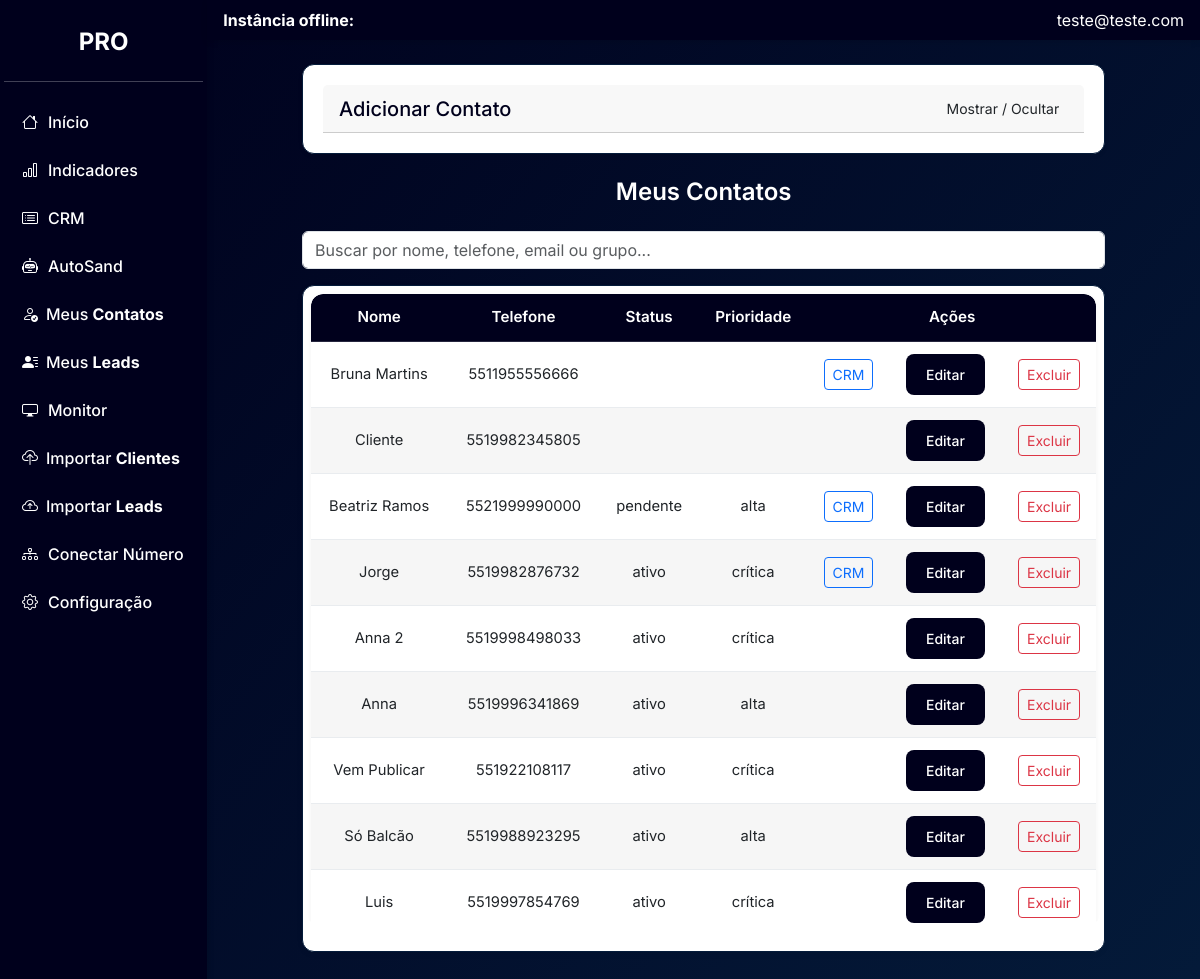
The page /painel&loc=contato (signed in) on the database its author committed.
### tables this page shows
CREATE TABLE contatos (
  id INTEGER PRIMARY KEY AUTOINCREMENT,
  telefone TEXT NOT NULL,
  nome TEXT,
  email TEXT,
  status TEXT,
  etiqueta TEXT,
  mensagem TEXT,
  informacao TEXT,
  retorno TEXT,
  data TEXT,
  prioridade TEXT,
  variavelA TEXT,
  variavelB TEXT,
  variavelC TEXT,
  data_alteracao TEXT,
  data_criacao TEXT DEFAULT CURRENT_TIMESTAMP,
  ultimo_envio TEXT,
  grupoA TEXT,
  grupoB TEXT,
  grupoC TEXT,
  ultima_mensagem TEXT
, `notifica` TEXT);

### app/pages/contato.php (the view, shortened to what this page needs)
<?php
$pastaHash = sha1($_SESSION['email']);
$caminhoBanco = "clientes/{$pastaHash}/meubanco.sqlite";
$db = new SQLite3($caminhoBanco);
$result = $db->query("SELECT * FROM contatos ORDER BY id DESC LIMIT 20");
?>
<div class="row justify-content-center">
    <div class="col-md-10">
        <div class="card card-custom mb-4 shadow-sm">
            <div class="card-header d-flex justify-content-between align-items-center">
                <h5 class="mb-0">Adicionar Contato</h5>
                <button class="btn btn-custom-outline btn-sm toggle-form" type="button">Mostrar / Ocultar</button>
            </div>
        </div>
        <h4 class="text-center mb-4">Meus Contatos</h4>
        <div class="mb-3">
            <input type="text" id="busca-contato" class="form-control form-control-custom" placeholder="Buscar por nome, telefone, email ou grupo...">
        </div>
        <div class="card card-custom p-1 mb-5">
            <div class=" p-0 mb-4">
                <div class="scroll-wrapper p-1" style="max-height: 60vh; overflow-y: auto;">
                    <table class="table table-rounded align-middle text-center mb-0">
                        <thead class="table-dark sticky-top">
                            <tr>
                                <th>Nome</th>
                                <th>Telefone</th>
                                <th>Status</th>
                                <th>Prioridade</th>
                                <th colspan="3">Ações</th>
                            </tr>
                        </thead>
                        <tbody id="tabela-contatos">
                            <?php if ($result): ?>
                                <?php while ($row = $result->fetchArray(SQLITE3_ASSOC)): ?>
                                    <tr>
                                        <td><?= htmlspecialchars($row['nome']) ?></td>
                                        <td><?= htmlspecialchars($row['telefone']) ?></td>
                                        <td><?= htmlspecialchars($row['status']) ?></td>
                                        <td><?= htmlspecialchars($row['prioridade']) ?></td>
                                        <td>
                                            <?php if (empty($row['etiqueta']) && ($_SESSION['crm'] ?? 'on') !== 'off'): ?>
                                                <button type="button"
                                                    class="btn btn-outline-primary btn-sm"
                                                    onclick="adicionarLead(<?= $row['id'] ?>)">
                                                    CRM
                                                </button>
                                            <?php endif; ?>
                                        </td>
                                        <td>
                                            <button type="button"
                                                class="btn btn-custom btn-sm editar-lead"
                                                data-id="<?= $row['id'] ?>"
                                                data-nome="<?= htmlspecialchars($row['nome']) ?>"
                                                data-telefone="<?= htmlspecialchars($row['telefone']) ?>"
                                                data-email="<?= htmlspecialchars($row['email']) ?>"
                                                data-status="<?= $row['status'] ?>"
                                                data-prioridade="<?= $row['prioridade'] ?>"
                                                data-etiqueta="<?= $row['etiqueta'] ?>"
                                                data-retorno="<?= htmlspecialchars($row['retorno']) ?>"
                                                data-data="<?= $row['data'] ?>"
                                                data-grupoa="<?= $row['grupoA'] ?>">
                                                Editar
                                            </button>
                                        </td>
                                        <td>
                                            <form action="init/excluir_lead.php" method="POST" style="display:inline;" onsubmit="return confirm('Deseja realmente excluir este contato?');">
                                                <button type="submit" class="btn btn-outline-danger btn-sm">Excluir</button>
                                            </form>
                                        </td>
                                    </tr>
                                <?php endwhile; ?>
                            <?php else: ?>
                                <tr>
                                    <td colspan="6">Nenhum dado encontrado.</td>
                                </tr>
                            <?php endif; ?>
                        </tbody>
                    </table>
                </div>
            </div>
        </div>
    </div>
</div>

### assets/style.css (style rules this page uses)
.painel.plano-pro { --color1: #083557; --color2: #062848; --color3: #041b3a; --color4: #020d2b; --color5: #00001c; --cor-principal: var(--color5); --cor-secundaria: var(--color3); --cor-texto: #ffffff; --cor-fundo: linear-gradient(130deg, #00001c, #041b3a); --grafico-cor1: #93a0ea; --grafico-cor2: #e62cc4; --grafico-cor3: #0695c1; --grafico-cor4: #b5e6f1; --grafico-cor5: #fb6ff2; --grafico-cor6: #06ffe6; }
body { font-family: 'Inter', sans-serif; font-weight: 400; background-color: var(--cor-fundo); color: var(--cor-texto); }
h3, h4 { font-weight: 600; color: var(--color1); }
body.painel { background: var(--cor-fundo) !important; background-attachment: fixed; background-size: cover; background-repeat: no-repeat; color: var(--cor-texto); }
.painel h1, .painel h2, .painel h3, .painel h4 { color: var(--cor-texto); }
.btn-custom { background-color: var(--cor-principal); color: #fff; border: none; font-weight: 500; padding: 10px 20px; border-radius: 8px; transition: background 0.3s; }
input, select, textarea { border: 1px solid var(--cor-secundaria); border-radius: 6px; padding: 10px 12px; background-color: #fff; color: #333; }
.table-rounded { width: 100%; border-collapse: separate; border-spacing: 0; border-radius: 12px; overflow: hidden; box-shadow: 0 2px 6px rgba(0,0,0,0.05); }
.table-rounded thead th { background-color: var(--cor-principal) !important; color: #fff !important; font-weight: 600; padding: 12px; font-size: 0.95rem; text-align: center; border-bottom: 1px solid rgba(255, 255, 255, 0.15); }
.table-rounded thead th:first-child { border-top-left-radius: 12px; }
.table-rounded thead th:last-child { border-top-right-radius: 12px; }
.table-rounded tbody td { padding: 12px; background-color: #fff; color: #212529; border-bottom: 1px solid #e9ecef; text-align: center; font-size: 0.92rem; }
.table-rounded tbody tr:nth-child(even) td { background-color: #f6f6f6; }
.table-rounded tbody tr:last-child td { border-bottom: none; }
.card-custom { background-color: #fff; border: 1px solid var(--cor-secundaria); border-radius: 12px; padding: 20px; color: var(--cor-principal); box-shadow: 0 2px 6px rgba(0,0,0,0.05); }
.scroll-wrapper { max-height: 60vh; overflow-y: auto; padding: 10px; border-radius: 8px; }
.scroll-wrapper { scrollbar-width: thin; scrollbar-color: var(--cor-principal); }

### rows shown on the page
contatos: nome "Bruna Martins", telefone "5511955556666"
contatos: nome "Cliente", telefone "5519982345805"
contatos: nome "Beatriz Ramos", telefone "5521999990000", status "pendente", prioridade "alta"
contatos: nome "Jorge", telefone "5519982876732", status "ativo", prioridade "crítica"
contatos: nome "Anna 2", telefone "5519998498033", status "ativo", prioridade "crítica"
contatos: nome "Anna", telefone "5519996341869", status "ativo", prioridade "alta"
contatos: nome "Vem Publicar", telefone "551922108117", status "ativo", prioridade "crítica"
contatos: nome "Só Balcão", telefone "5519988923295", status "ativo", prioridade "alta"
contatos: nome "Luis", telefone "5519997854769", status "ativo", prioridade "crítica"

### other values the page prints
$planoUsuario "PRO"
$_SESSION['email'] "teste@teste.com"
